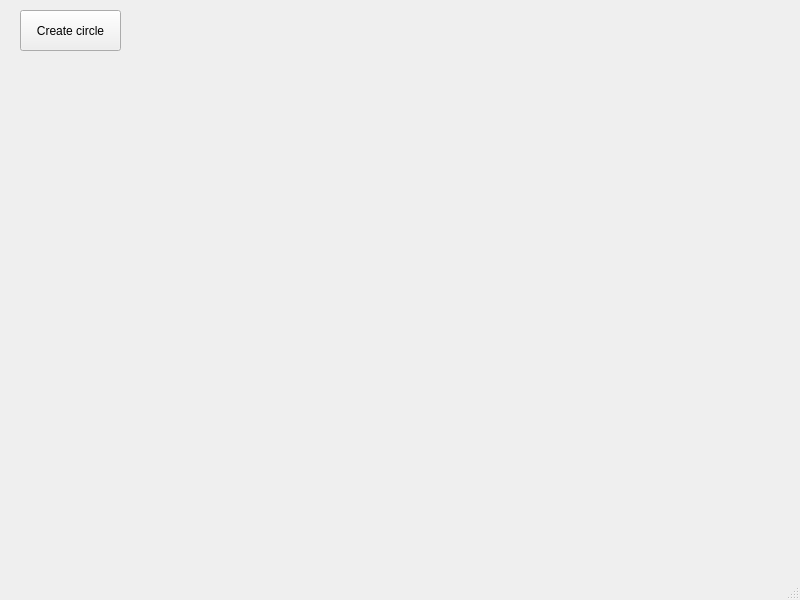
<?xml version="1.0" encoding="UTF-8"?>
<ui version="4.0">
 <class>MainWindow</class>
 <widget class="QMainWindow" name="MainWindow">
  <property name="geometry">
   <rect>
    <x>0</x>
    <y>0</y>
    <width>800</width>
    <height>600</height>
   </rect>
  </property>
  <property name="windowTitle">
   <string>MainWindow</string>
  </property>
  <widget class="QWidget" name="centralwidget">
   <widget class="QPushButton" name="run_btn">
    <property name="geometry">
     <rect>
      <x>20</x>
      <y>10</y>
      <width>101</width>
      <height>41</height>
     </rect>
    </property>
    <property name="text">
     <string>Create circle</string>
    </property>
   </widget>
   <widget class="QLabel" name="output">
    <property name="geometry">
     <rect>
      <x>20</x>
      <y>60</y>
      <width>761</width>
      <height>501</height>
     </rect>
    </property>
    <property name="text">
     <string/>
    </property>
   </widget>
  </widget>
  <widget class="QMenuBar" name="menubar">
   <property name="geometry">
    <rect>
     <x>0</x>
     <y>0</y>
     <width>800</width>
     <height>21</height>
    </rect>
   </property>
  </widget>
  <widget class="QStatusBar" name="statusbar"/>
 </widget>
 <resources/>
 <connections/>
</ui>
